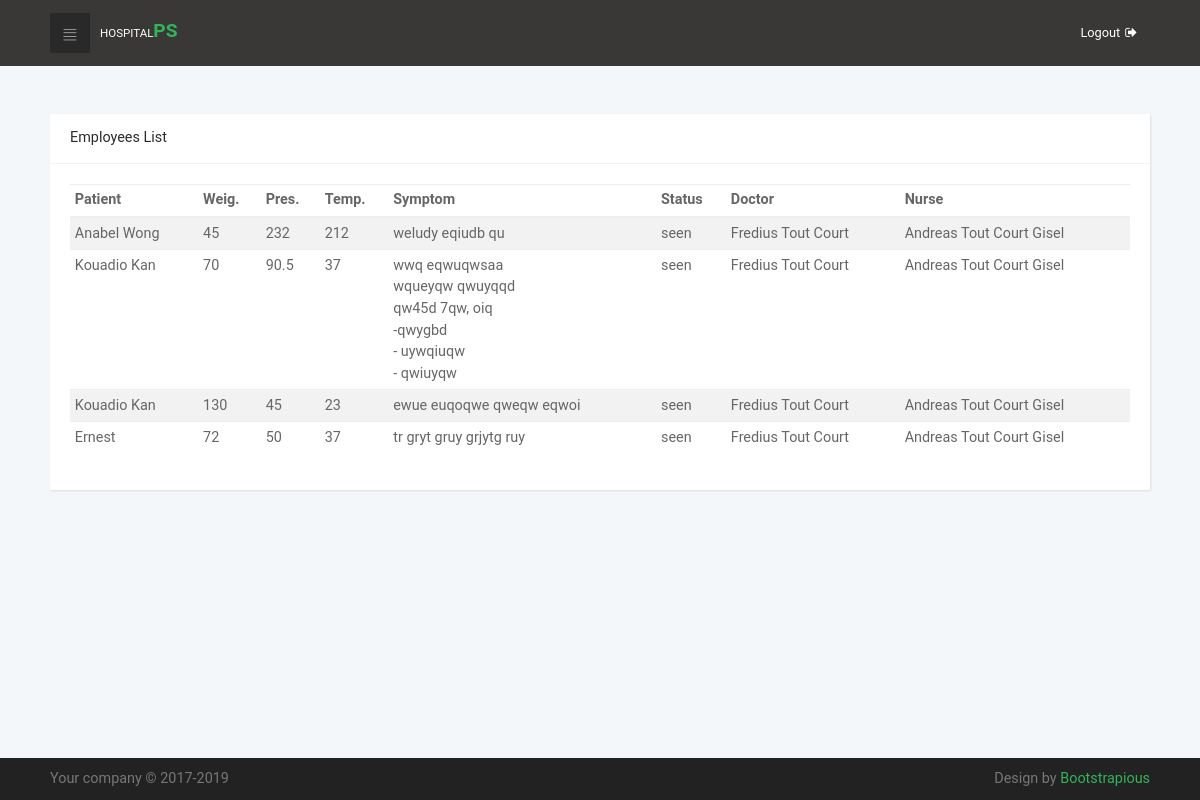
/ViewAllConsultation.php (signed in), run on the app's committed database.
### tables this page shows
CREATE TABLE IF NOT EXISTS `consultation` (
  `id` int(11) NOT NULL AUTO_INCREMENT,
  `patientid` int(11) NOT NULL,
  `weight` double NOT NULL,
  `pressure` double NOT NULL,
  `temperature` double NOT NULL,
  `symptom` text NOT NULL,
  `status` enum('pending','queue','seen') NOT NULL,
  `arrivaldate` date NOT NULL,
  `assignto` int(11) NOT NULL,
  `nurseid` int(11) NOT NULL,
  PRIMARY KEY (`id`)
);

CREATE TABLE IF NOT EXISTS `users` (
  `id` int(11) unsigned NOT NULL AUTO_INCREMENT,
  `fullname` varchar(100) NOT NULL,
  `phone` int(9) unsigned zerofill NOT NULL,
  `sex` enum('Male','Female') NOT NULL,
  `birthday` date NOT NULL,
  `usertype` int(1) NOT NULL,
  `registrationdate` datetime NOT NULL,
  `username` varchar(32) DEFAULT NULL,
  `pass` varchar(100) DEFAULT NULL,
  PRIMARY KEY (`id`)
);

### ViewAllConsultation.php (the view)
<?php include 'php/include/head.php'; ?>
<section class="mt-5">
    <div class="container-fluid">
        <div class="row">
            <div class="col-lg-12">
              <div class="card">
                <div class="card-header d-flex align-items-center">
                  <h2 class="h5 display">Employees List</h2>
                </div>
                <div class="card-block">
                  <table class="table table-striped table-sm">
                      <?php
                      $cons = $db->prepare('SELECT * FROM consultation ORDER BY status DESC');
                      $cons->execute(array($_SESSION['id']));
                       ?>
                    <thead>
                      <tr>
                        <th>Patient</th>
                        <th>Weig.</th>
                        <th>Pres.</th>
                        <th>Temp.</th>
                        <th>Symptom</th>
                        <th>Status</th>
                        <th>Doctor</th>
                        <th>Nurse</th>
                      </tr>
                    </thead>
                    <tbody>
                        <?php while ($con = $cons->fetch()) {
                            $pat = $db->prepare('SELECT fullname FROM users WHERE id = ?');
                            $pat->execute(array($con['patientid']));
                            $p = $pat->fetch();
                            $doc = $db->prepare('SELECT fullname FROM users WHERE id = ?');
                            $doc->execute(array($con['assignto']));
                            $d = $doc->fetch();
                            $nur = $db->prepare('SELECT fullname FROM users WHERE id = ?');
                            $nur->execute(array($con['nurseid']));
                            $n = $nur->fetch();
                            ?>
                            <tr>
                              <td><?php echo $p['fullname'] ?></td>
                              <td><?php echo $con['weight'] ?></td>
                              <td><?php echo $con['pressure'] ?></td>
                              <td><?php echo $con['temperature'] ?></td>
                              <td><?php echo $con['symptom'] ?></td>
                              <td><?php echo $con['status'] ?></td>
                              <td><?php echo $d['fullname'] ?></td>
                              <td><?php echo $n['fullname'] ?></td>
                            </tr>
                        <?php } ?>
                    </tbody>
                  </table>
                </div>
              </div>
            </div>
        </div>
    </div>
</section>
<?php include 'php/include/footer.php'; ?>

### php/include/head.php (shortened to what this page needs)
<!DOCTYPE html>
<html>
  <head>
    <link rel="stylesheet" href="css/bootstrap.min.css">
    <link rel="stylesheet" href="css/style.default.css" id="theme-stylesheet">
    <link rel="stylesheet" href="css/grasp_mobile_progress_circle-1.0.0.min.css">
    <link rel="stylesheet" href="css/custom.css">
    <link rel="stylesheet" href="icons-reference/styles.css">
    <link rel="stylesheet" href="Css/fa47/css/font-awesome.min.css">
  </head>
  <body>
<div class="page home-page">
<?php include 'php/include/header.php'; ?>

### php/include/header.php
<header class="header">
  <nav class="navbar">
    <div class="container-fluid">
      <div class="navbar-holder d-flex align-items-center justify-content-between">
        <div class="navbar-header"><a id="toggle-btn" href="#" class="menu-btn"><i class="icon-bars"> </i></a><a href="#" class="navbar-brand">
            <div class="brand-text hidden-sm-down"><span>Hospital </span><strong class="text-primary">PS</strong></div></a></div>
        <ul class="nav-menu list-unstyled d-flex flex-md-row align-items-md-center">
          <li class="nav-item"><a href="logout.php" class="nav-link logout">Logout<i class="fa fa-sign-out"></i></a></li>
        </ul>
      </div>
    </div>
  </nav>
</header>

### php/include/footer.php (shortened to what this page needs)
<footer class="main-footer">
  <div class="container-fluid">
    <div class="row">
      <div class="col-sm-6">
        <p>Your company &copy; 2017-2019</p>
      </div>
      <div class="col-sm-6 text-right">
        <p>Design by <a href="https://bootstrapious.com" class="external">Bootstrapious</a></p>
      </div>
    </div>
  </div>
</footer>
</div>
</body>
</html>

### css/style.default.css (style rules this page uses)
a { display: inline-block; text-decoration: none; color: #fff; transition: all 0.3s; }
ul { padding: 0; margin: 0; }
body { overflow-x: hidden; }
i { display: inline-block; }
span { display: inline-block; }
span { font-size: 0.9em; }
p { color: #888; }
i[class*='icon-'] { transform: translateY(4px); }
table { font-size: 0.9em; color: #666; }
.page { position: absolute; top: 0; right: 0; transition: width 0.3s linear; width: calc(100% - 200px); background-color: #F4F7FA; min-height: 100vh; padding-bottom: 50px; }
h2 { color: #555; font-weight: 400; }
.card { height: 100%; border: none; background: #fff; box-shadow: 1px 1px 2px rgba(0, 0, 0, 0.1); border-radius: 0; }
.card-header { height: 50px; background-color: #fff; border-bottom-color: #f3f3f3; border-top: none; }
.card-header h2, .card-header h3 { margin-bottom: 0; }
.display { font-weight: 400 !important; }
@media (min-width: 992px) { .container-fluid { padding: 0 50px; } }
nav.navbar { background: #393836; padding: .8rem 0; }
nav.navbar .container-fluid { width: 100%; }
nav.navbar a { font-size: 0.8em; color: #fff; position: relative; }
nav.navbar a.logout i { margin-left: 5px; }
nav.navbar a.navbar-brand { margin-left: 10px; }
nav.navbar .brand-text { text-transform: uppercase; }
nav.navbar .brand-text strong { font-size: 1.5em; }
nav.navbar a.menu-btn { width: 40px; height: 40px; line-height: 40px; background: #292929; color: #fff; text-align: center; padding: 0 !important; }
nav.navbar a.menu-btn i[class*='icon-'] { transform: translateY(4px); }
@media (max-width: 1200px) { .page { width: 100%; } }
footer.main-footer { position: absolute; width: 100%; bottom: 0; background: #222; padding: 10px 0; }
footer.main-footer p { font-size: 0.7em; color: #777; margin: 0; }
@media (min-width: 992px) { footer.main-footer p { font-size: 0.9em; } }
.navbar { padding: 0.5rem 1rem; }
.navbar-brand { display: inline-block; padding-top: .25rem; padding-bottom: .25rem; margin-right: 1rem; font-size: 1.25rem; }
body { font-family: "Roboto", sans-serif; font-size: 1rem; font-weight: normal; line-height: 1.5; color: #292b2c; background-color: #fff; }
a { color: #33b35a; text-decoration: none; }
h1, h2, h3, h4, h5, h6, .h1, .h2, .h3, .h4, .h5, .h6 { margin-bottom: 0.5rem; font-family: "Roboto", sans-serif; font-weight: 500; line-height: 1.1; color: inherit; }
h2, .h2 { font-size: 1.3rem; }
h5, .h5 { font-size: 0.9rem; }
.text-primary { color: #33b35a !important; }

### data on the page
consultation: users.fullname "Anabel Wong", weight "45", pressure "232", temperature "212", symptom "weludy eqiudb qu", status "seen", users.fullname "Fredius Tout Court", users.fullname "Andreas Tout Court Gisel"
consultation: users.fullname "Kouadio Kan", weight "70", pressure "90.5", temperature "37", symptom "wwq eqwuqwsaa wqueyqw qwuyqqd qw45d 7qw, oiq -qwygbd - uywqiuqw - qwiuyqw", status "seen", users.fullname "Fredius Tout Court", users.fullname "Andreas Tout Court Gisel"
consultation: users.fullname "Kouadio Kan", weight "130", pressure "45", temperature "23", symptom "ewue euqoqwe qweqw eqwoi", status "seen", users.fullname "Fredius Tout Court", users.fullname "Andreas Tout Court Gisel"
consultation: users.fullname "Ernest", weight "72", pressure "50", temperature "37", symptom "tr gryt gruy grjytg ruy", status "seen", users.fullname "Fredius Tout Court", users.fullname "Andreas Tout Court Gisel"
